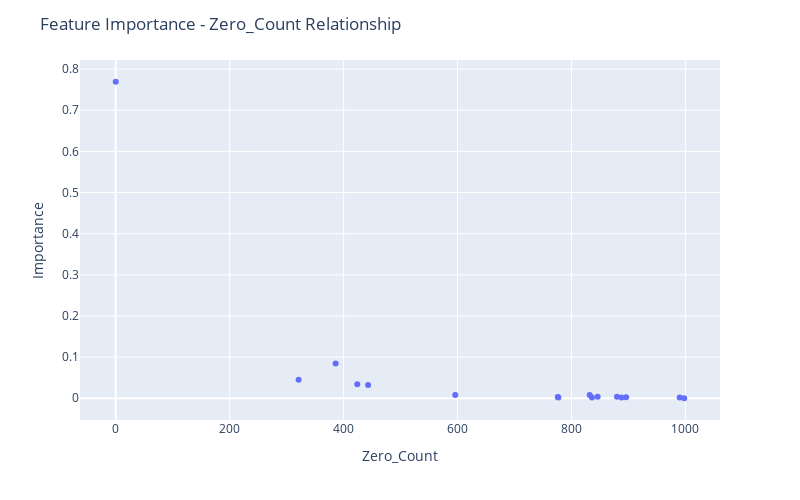

Notebook code cell kept with this figure:
### Code cell
fig = px.scatter(df_merged, x="Zero_Count", y="Importance",
                hover_data=["Feature Name"])

fig.update_layout(
    autosize=False,
    width=800,
    height=500,
    title_text=f"Feature Importance - Zero_Count Relationship",
)

fig.show()

### Figure 1 — Plotly figure (JSON) as saved in the notebook; plotly's stock layout.template omitted (floating-point values rounded to 4 significant figures)
{"data": [{"customdata": [["Output 01"], ["Input 14"], ["Input 12"], ["Input 11"], ["Input 08"], ["Input 09"], ["Input 10"], ["Input 05"], ["Input 13"], ["Input 02"], ["Input 07"], ["Input 15"], ["Input 04"], ["Input 01"], ["Input 06"], ["Input 03"]], "hovertemplate": "Zero_Count=%{x}<br>Importance=%{y}<br>Feature Name=%{customdata[0]}<extra></extra>", "legendgroup": "", "marker": {"color": "#636efa", "symbol": "circle"}, "mode": "markers", "name": "", "orientation": "v", "showlegend": false, "type": "scatter", "x": [0, 386, 321, 424, 443, 832, 596, 846, 880, 776, 896, 990, 888, 777, 836, 998], "xaxis": "x", "y": [0.7693, 0.08438, 0.0448, 0.03424, 0.03213, 0.007757, 0.007652, 0.003676, 0.003442, 0.003246, 0.002226, 0.002014, 0.0019, 0.001672, 0.001568, 0], "yaxis": "y"}], "layout": {"autosize": false, "height": 500, "legend": {"tracegroupgap": 0}, "margin": {"t": 60}, "title": {"text": "Feature Importance - Zero_Count Relationship"}, "width": 800, "xaxis": {"anchor": "y", "autorange": true, "domain": [0, 1], "range": [-62.76, 1061.0], "title": {"text": "Zero_Count"}, "type": "linear"}, "yaxis": {"anchor": "x", "autorange": true, "domain": [0, 1], "range": [-0.05287, 0.8222], "title": {"text": "Importance"}, "type": "linear"}}}
